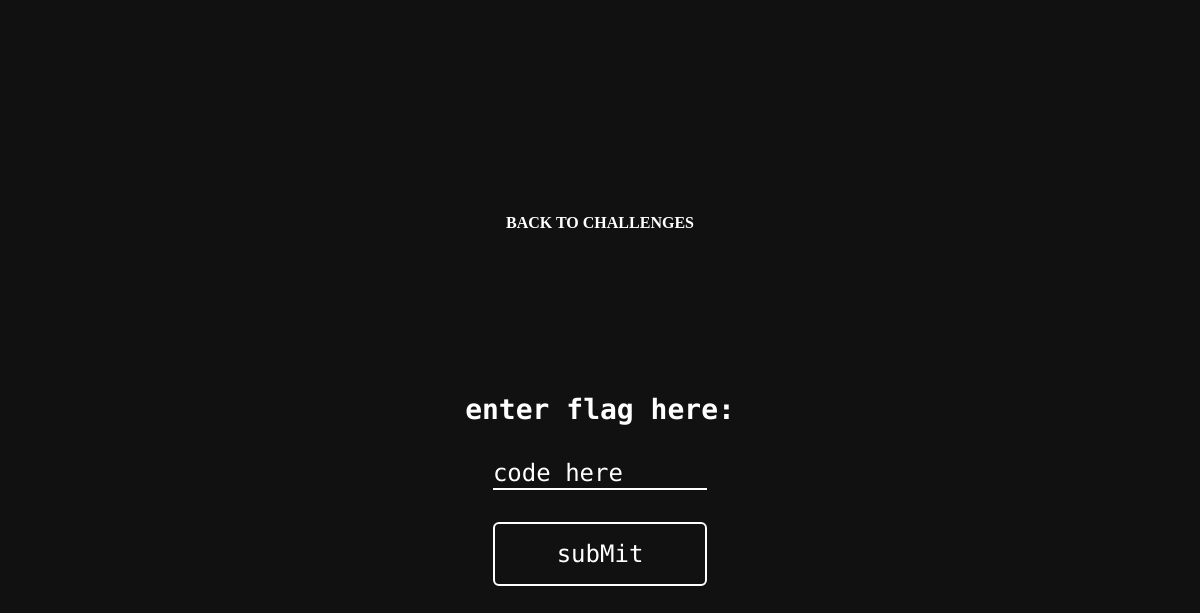
The app's page /POSTman/, older data.
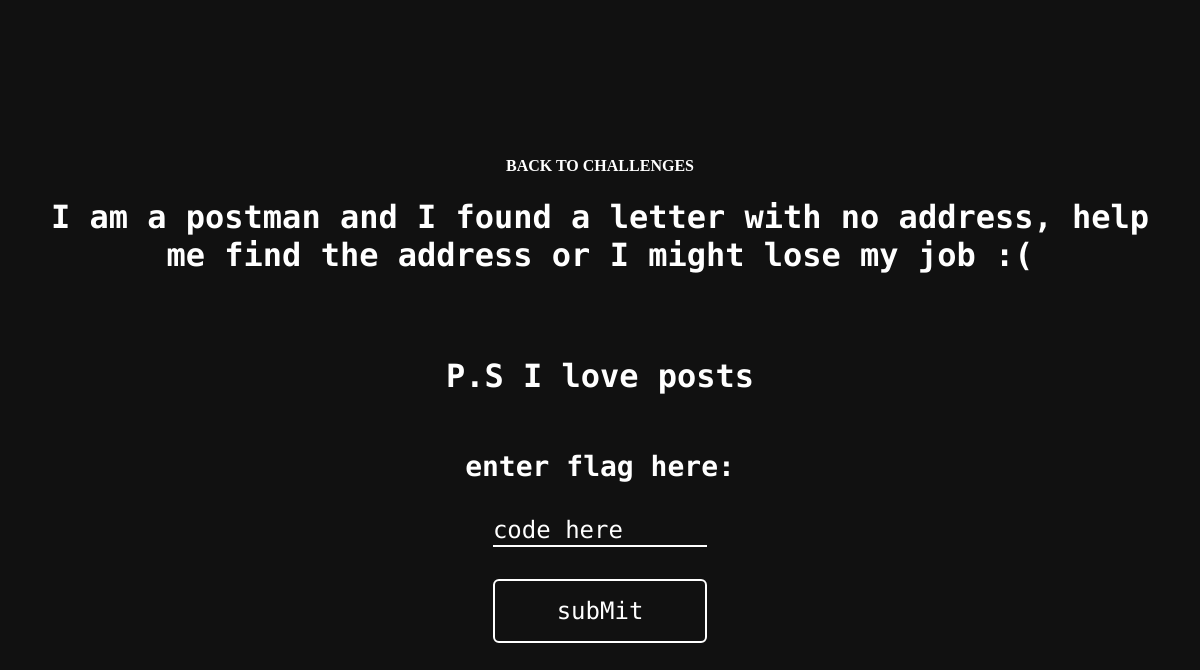
The same page, newer data.
### Main/models.py (models this page shows, shortened)
class Challenges(models.Model):
    title = models.CharField(max_length=255)
    category = models.CharField(max_length=255)
    difficulty = models.CharField(max_length=255)
    points = models.IntegerField()
    description = models.TextField(max_length=1000, default='')
    hint = models.CharField(max_length=255, default='')
    flag = models.CharField(max_length=255, default='DPSS{EMPTY}')
    link = models.CharField(max_length=255, default='dashboard')

### Main/views.py (the view)
# urls.py: path('POSTman/', views.POSTman, name='POSTman'),
def POSTman(request):
    context = {"challenge": Challenges.objects.get(title="POSTman")}
    return render(request, 'main/challenges/POSTman.html', context)

### Main/templates/main/challenges/POSTman.html (shortened to what this page needs)
{% extends "main/layout_challenge.html" %}
{% load static %}

### Main/templates/main/layout_Challenge.html (shortened to what this page needs)
{% load static %}
<!doctype html>
<html lang="en">
<head>
    <link rel="stylesheet" href="{% static 'css/layout.css' %}">
    <link rel="stylesheet" href="{% static 'css/chall.css' %}">
</head>
<body>
  <div class="container">
  <a href="{% url 'dashboard' %}" > BACK TO CHALLENGES </a>
      <h1>{{challenge.description}}</h1><br><br>
      <h1>{{challenge.hint}}</h1>
      <form id="key-form">
          <label for="key">enter flag here:</label>
          <input type="text" name="key" id="key" placeholder="code here" />
          <button type="submit">subMit</button>
      </form>
  </div>
</body>
</html>

Row changes from the older to the newer data that the page shows:
now on this page (row edited): Challenges: description "I am a postman and I found a letter with no address, help me find the address or I might lose my job :(", hint "P.S I love posts"
